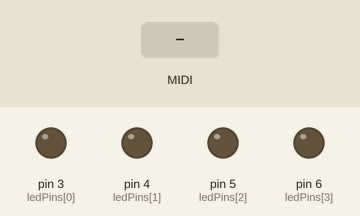
This sketch was run on a simulated Arduino Mega 2560, built with avr-gcc and run on an emulated ATmega2560. Parts: output pins drawn as LEDs (lit = HIGH). The inputs (shaded band) are chosen by the test bench. MIDI output is not drawn.

Above: at 1.2 s.
1.3 s: MIDI note 36 received
At 2.5 s:
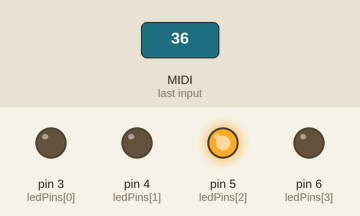
3.1 s: MIDI note 48 received
At 3.9 s:
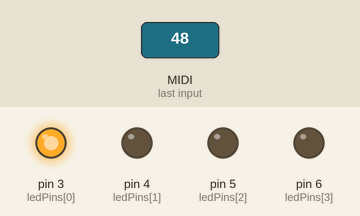
4.9 s: MIDI note 60 received
At 5.05 s:
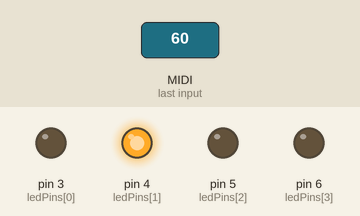
6.7 s: MIDI note 64 received
At 6.85 s:
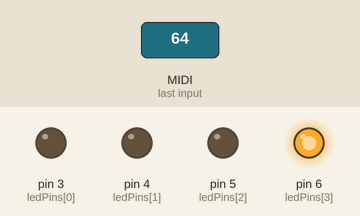
Timing chart, 0 to 9.5 s (numbered marks = the images above; inputs shaded):
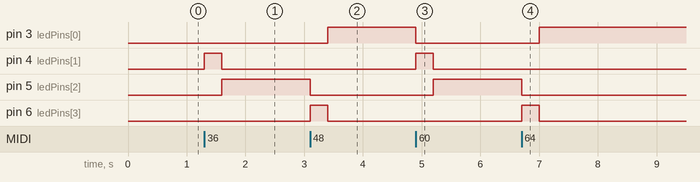

Measured:
- after the input at 1.3 s, pin 4 (ledPins[1]): LOW → HIGH at once, → LOW 0.30 s later; pin 5 (ledPins[2]): LOW → HIGH after 0.30 s
- after the input at 3.1 s, pin 3 (ledPins[0]): LOW → HIGH after 0.30 s; pin 5 (ledPins[2]): HIGH → LOW at once; pin 6 (ledPins[3]): LOW → HIGH at once, → LOW 0.30 s later
- after the input at 4.9 s, pin 3 (ledPins[0]): HIGH → LOW at once; pin 4 (ledPins[1]): LOW → HIGH at once, → LOW 0.30 s later; pin 5 (ledPins[2]): LOW → HIGH after 0.30 s
- after the input at 6.7 s, pin 3 (ledPins[0]): LOW → HIGH after 0.30 s; pin 5 (ledPins[2]): HIGH → LOW at once; pin 6 (ledPins[3]): LOW → HIGH at once, → LOW 0.30 s later

The sketch:

1010MIDIMonWithThru.ino
```cpp
#include <MIDI.h>

// 1010MIDIMonWithThru - target: the 1010music Euroshield with the PJRC Teensy 3.2
//
// This sketch demonstrates MIDI setup with automatic thruing. The LEDs will blink
// each time a message is received.
//
// This code is in the public domain.

MIDI_CREATE_INSTANCE(HardwareSerial, Serial1, MIDI);

#define ledPinCount 4
int ledPins[ledPinCount] = { 3, 4, 5, 6 };
int ledPos = 0;

void setup()
{
  for (int i = 0; i < ledPinCount; i++)
    pinMode(ledPins[i], OUTPUT);
  MIDI.begin();
}

void advanceLED()
{
  digitalWrite(ledPins[ledPos % ledPinCount], LOW);
  ledPos++;
  digitalWrite(ledPins[ledPos % ledPinCount], HIGH);
}

void loop()
{
    if (MIDI.read())                    // If we have received a message
    {
        advanceLED();
        // MIDI Thru happens automatically with the library
    }
}
```
